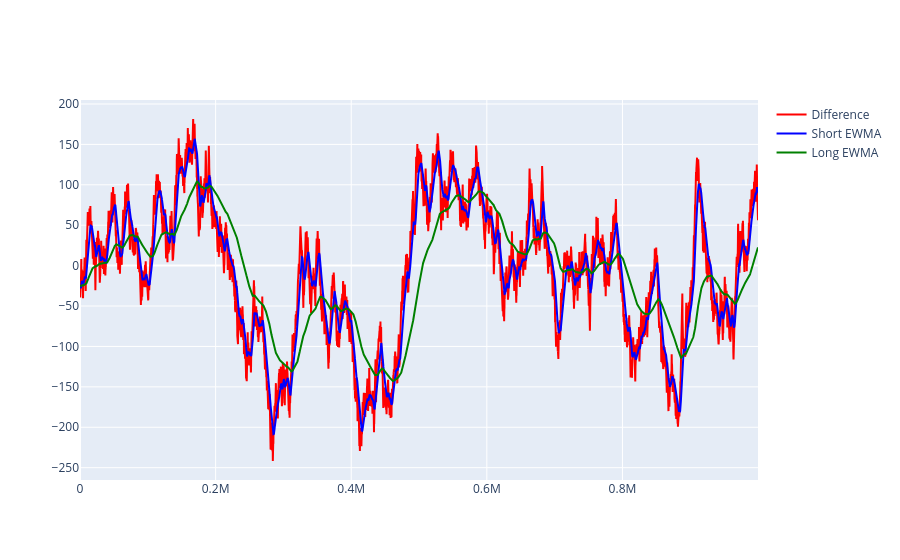

Notebook source saved alongside this figure:
### Code cell
short_hl = 20
long_hl = 200
diff = pd.DataFrame({"timestamp": df_synthetic['timestamp'], "diff": df_gift_basket['swmid'].to_numpy() - df_synthetic['swmid'].to_numpy() - 380})

diff['swmid'] = df_gift_basket['swmid'].to_numpy()
diff['short_ewma'] = diff['diff'].ewm(halflife=short_hl, adjust=False).mean()
diff['long_ewma'] = diff['diff'].ewm(halflife=long_hl, adjust=False).mean()

fig = go.Figure()
fig.add_trace(go.Scatter(x=diff['timestamp'], y=diff['diff'], mode='lines', name='Difference', line=dict(color='red')))

fig.add_trace(go.Scatter(x=diff['timestamp'], y=diff['short_ewma'], mode='lines', name='Short EWMA', line=dict(color='blue')))
fig.add_trace(go.Scatter(x=diff['timestamp'], y=diff['long_ewma'], mode='lines', name='Long EWMA', line=dict(color='green')))

fig.show()

### Figure 1 — Plotly figure (JSON) as saved in the notebook; plotly's stock layout.template omitted (floating-point values rounded to 4 significant figures; data arrays with more than 128 entries replaced by an {"elided": "..."} marker saying what was removed)
{"data": [{"line": {"color": "red"}, "mode": "lines", "name": "Difference", "type": "scatter", "x": {"elided": "10000 int values"}, "y": {"elided": "10000 float values"}}, {"line": {"color": "blue"}, "mode": "lines", "name": "Short EWMA", "type": "scatter", "x": {"elided": "10000 int values"}, "y": {"elided": "10000 float values"}}, {"line": {"color": "green"}, "mode": "lines", "name": "Long EWMA", "type": "scatter", "x": {"elided": "10000 int values"}, "y": {"elided": "10000 float values"}}], "layout": {}}
